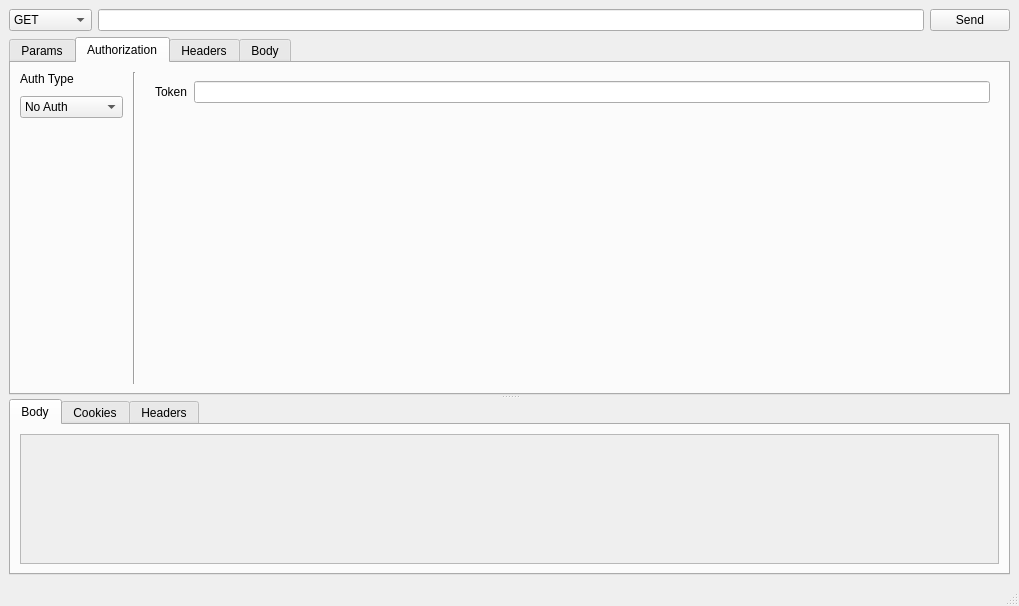
<?xml version="1.0" encoding="UTF-8"?>
<ui version="4.0">
 <class>RestyCageWindow</class>
 <widget class="QMainWindow" name="RestyCageWindow">
  <property name="geometry">
   <rect>
    <x>0</x>
    <y>0</y>
    <width>1019</width>
    <height>606</height>
   </rect>
  </property>
  <property name="windowTitle">
   <string>RestyCageWindow</string>
  </property>
  <widget class="QWidget" name="centralwidget">
   <layout class="QVBoxLayout" name="verticalLayout">
    <item>
     <layout class="QHBoxLayout" name="horizontalLayout">
      <item>
       <widget class="QComboBox" name="methodComboBox">
        <item>
         <property name="text">
          <string>GET</string>
         </property>
        </item>
        <item>
         <property name="text">
          <string>POST</string>
         </property>
        </item>
        <item>
         <property name="text">
          <string>PUT</string>
         </property>
        </item>
        <item>
         <property name="text">
          <string>PATCH</string>
         </property>
        </item>
        <item>
         <property name="text">
          <string>DELETE</string>
         </property>
        </item>
        <item>
         <property name="text">
          <string>HEAD</string>
         </property>
        </item>
        <item>
         <property name="text">
          <string>OPTIONS</string>
         </property>
        </item>
       </widget>
      </item>
      <item>
       <widget class="QLineEdit" name="urlEdit"/>
      </item>
      <item>
       <widget class="QPushButton" name="sendButton">
        <property name="text">
         <string>Send</string>
        </property>
       </widget>
      </item>
     </layout>
    </item>
    <item>
     <widget class="QSplitter" name="splitter">
      <property name="orientation">
       <enum>Qt::Orientation::Vertical</enum>
      </property>
      <widget class="QTabWidget" name="requestTabWidget">
       <property name="currentIndex">
        <number>1</number>
       </property>
       <widget class="QWidget" name="reqParamsTab">
        <attribute name="title">
         <string>Params</string>
        </attribute>
        <layout class="QGridLayout" name="gridLayout_5">
         <item row="0" column="0">
          <widget class="QTableView" name="tableView"/>
         </item>
        </layout>
       </widget>
       <widget class="QWidget" name="reqAuthorizationTab">
        <attribute name="title">
         <string>Authorization</string>
        </attribute>
        <layout class="QGridLayout" name="gridLayout">
         <item row="0" column="0">
          <layout class="QHBoxLayout" name="horizontalLayout_2">
           <property name="spacing">
            <number>10</number>
           </property>
           <item>
            <layout class="QVBoxLayout" name="verticalLayout_2">
             <property name="topMargin">
              <number>0</number>
             </property>
             <item>
              <widget class="QLabel" name="label">
               <property name="text">
                <string>Auth Type</string>
               </property>
              </widget>
             </item>
             <item>
              <widget class="QComboBox" name="authComboBox">
               <item>
                <property name="text">
                 <string>No Auth</string>
                </property>
               </item>
               <item>
                <property name="text">
                 <string>Basic Auth</string>
                </property>
               </item>
               <item>
                <property name="text">
                 <string>Bearer Token</string>
                </property>
               </item>
               <item>
                <property name="text">
                 <string/>
                </property>
               </item>
              </widget>
             </item>
             <item>
              <spacer name="verticalSpacer">
               <property name="orientation">
                <enum>Qt::Orientation::Vertical</enum>
               </property>
               <property name="sizeHint" stdset="0">
                <size>
                 <width>20</width>
                 <height>40</height>
                </size>
               </property>
              </spacer>
             </item>
            </layout>
           </item>
           <item>
            <widget class="Line" name="line">
             <property name="orientation">
              <enum>Qt::Orientation::Vertical</enum>
             </property>
            </widget>
           </item>
           <item>
            <widget class="QStackedWidget" name="authStackedWidget">
             <property name="currentIndex">
              <number>2</number>
             </property>
             <widget class="QWidget" name="page">
              <layout class="QGridLayout" name="gridLayout_2">
               <item row="0" column="0">
                <widget class="QLabel" name="label_2">
                 <property name="text">
                  <string>Nothing to see here...</string>
                 </property>
                 <property name="alignment">
                  <set>Qt::AlignmentFlag::AlignCenter</set>
                 </property>
                </widget>
               </item>
               <item row="1" column="0">
                <spacer name="verticalSpacer_3">
                 <property name="orientation">
                  <enum>Qt::Orientation::Vertical</enum>
                 </property>
                 <property name="sizeHint" stdset="0">
                  <size>
                   <width>20</width>
                   <height>40</height>
                  </size>
                 </property>
                </spacer>
               </item>
              </layout>
             </widget>
             <widget class="QWidget" name="page_2">
              <layout class="QGridLayout" name="gridLayout_3">
               <property name="leftMargin">
                <number>0</number>
               </property>
               <item row="0" column="0">
                <layout class="QFormLayout" name="formLayout">
                 <item row="0" column="0">
                  <widget class="QLabel" name="label_3">
                   <property name="text">
                    <string>Username</string>
                   </property>
                  </widget>
                 </item>
                 <item row="0" column="1">
                  <widget class="QLineEdit" name="lineEdit"/>
                 </item>
                 <item row="1" column="0">
                  <widget class="QLabel" name="label_4">
                   <property name="text">
                    <string>Password</string>
                   </property>
                  </widget>
                 </item>
                 <item row="1" column="1">
                  <widget class="QLineEdit" name="lineEdit_2">
                   <property name="echoMode">
                    <enum>QLineEdit::EchoMode::Password</enum>
                   </property>
                  </widget>
                 </item>
                </layout>
               </item>
              </layout>
             </widget>
             <widget class="QWidget" name="page_3">
              <layout class="QGridLayout" name="gridLayout_4">
               <item row="0" column="0">
                <layout class="QHBoxLayout" name="horizontalLayout_3">
                 <item>
                  <widget class="QLabel" name="label_5">
                   <property name="text">
                    <string>Token</string>
                   </property>
                  </widget>
                 </item>
                 <item>
                  <widget class="QLineEdit" name="bearerTokenEdit">
                   <property name="echoMode">
                    <enum>QLineEdit::EchoMode::Password</enum>
                   </property>
                  </widget>
                 </item>
                </layout>
               </item>
               <item row="1" column="0">
                <spacer name="verticalSpacer_2">
                 <property name="orientation">
                  <enum>Qt::Orientation::Vertical</enum>
                 </property>
                 <property name="sizeHint" stdset="0">
                  <size>
                   <width>20</width>
                   <height>40</height>
                  </size>
                 </property>
                </spacer>
               </item>
              </layout>
             </widget>
            </widget>
           </item>
          </layout>
         </item>
        </layout>
       </widget>
       <widget class="QWidget" name="reqHeadersTab">
        <attribute name="title">
         <string>Headers</string>
        </attribute>
       </widget>
       <widget class="QWidget" name="reqBodyTab">
        <attribute name="title">
         <string>Body</string>
        </attribute>
       </widget>
      </widget>
      <widget class="QTabWidget" name="responseTabWidget">
       <property name="currentIndex">
        <number>0</number>
       </property>
       <widget class="QWidget" name="respBodyTab">
        <attribute name="title">
         <string>Body</string>
        </attribute>
        <layout class="QGridLayout" name="gridLayout_6">
         <item row="0" column="0">
          <widget class="QScrollArea" name="scrollArea">
           <property name="widgetResizable">
            <bool>true</bool>
           </property>
           <widget class="QWidget" name="scrollAreaWidgetContents">
            <property name="geometry">
             <rect>
              <x>0</x>
              <y>0</y>
              <width>977</width>
              <height>189</height>
             </rect>
            </property>
            <layout class="QGridLayout" name="gridLayout_7">
             <item row="0" column="0">
              <widget class="QLabel" name="respBodyLbl">
               <property name="text">
                <string/>
               </property>
               <property name="wordWrap">
                <bool>true</bool>
               </property>
              </widget>
             </item>
            </layout>
           </widget>
          </widget>
         </item>
        </layout>
       </widget>
       <widget class="QWidget" name="respCookiesTab">
        <attribute name="title">
         <string>Cookies</string>
        </attribute>
       </widget>
       <widget class="QWidget" name="respHeadersTab">
        <attribute name="title">
         <string>Headers</string>
        </attribute>
       </widget>
      </widget>
     </widget>
    </item>
   </layout>
  </widget>
  <widget class="QMenuBar" name="menubar">
   <property name="geometry">
    <rect>
     <x>0</x>
     <y>0</y>
     <width>1019</width>
     <height>24</height>
    </rect>
   </property>
  </widget>
  <widget class="QStatusBar" name="statusbar"/>
 </widget>
 <resources/>
 <connections/>
</ui>
